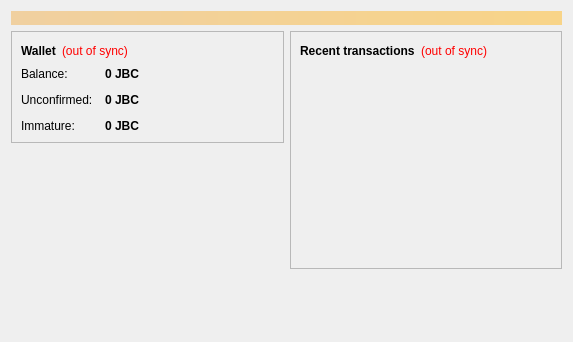
<?xml version="1.0" encoding="UTF-8"?>
<ui version="4.0">
 <class>OverviewPage</class>
 <widget class="QWidget" name="OverviewPage">
  <property name="geometry">
   <rect>
    <x>0</x>
    <y>0</y>
    <width>573</width>
    <height>342</height>
   </rect>
  </property>
  <property name="windowTitle">
   <string>Form</string>
  </property>
  <layout class="QVBoxLayout" name="topLayout">
   <item>
    <widget class="QLabel" name="labelAlerts">
     <property name="visible">
      <bool>false</bool>
     </property>
     <property name="styleSheet">
      <string notr="true">background-color: qlineargradient(x1: 0, y1: 0, x2: 1, y2: 0, stop:0 #F0D0A0, stop:1 #F8D488); color:#000000;</string>
     </property>
     <property name="wordWrap">
      <bool>true</bool>
     </property>
     <property name="margin">
      <number>3</number>
     </property>
    </widget>
   </item>
   <item>
    <layout class="QHBoxLayout" name="horizontalLayout" stretch="1,1">
     <item>
      <layout class="QVBoxLayout" name="verticalLayout_2">
       <item>
        <widget class="QFrame" name="frame">
         <property name="frameShape">
          <enum>QFrame::StyledPanel</enum>
         </property>
         <property name="frameShadow">
          <enum>QFrame::Raised</enum>
         </property>
         <layout class="QVBoxLayout" name="verticalLayout_4">
          <item>
           <layout class="QHBoxLayout" name="horizontalLayout_4">
            <item>
             <widget class="QLabel" name="label_5">
              <property name="font">
               <font>
                <weight>75</weight>
                <bold>true</bold>
               </font>
              </property>
              <property name="text">
               <string>Wallet</string>
              </property>
             </widget>
            </item>
            <item>
             <widget class="QLabel" name="labelWalletStatus">
              <property name="toolTip">
               <string>The displayed information may be out of date. Your wallet automatically synchronizes with the Jibcoin network after a connection is established, but this process has not completed yet.</string>
              </property>
              <property name="styleSheet">
               <string notr="true">QLabel { color: red; }</string>
              </property>
              <property name="text">
               <string notr="true">(out of sync)</string>
              </property>
              <property name="alignment">
               <set>Qt::AlignLeading|Qt::AlignLeft|Qt::AlignVCenter</set>
              </property>
             </widget>
            </item>
            <item>
             <spacer name="horizontalSpacer_2">
              <property name="orientation">
               <enum>Qt::Horizontal</enum>
              </property>
              <property name="sizeHint" stdset="0">
               <size>
                <width>40</width>
                <height>20</height>
               </size>
              </property>
             </spacer>
            </item>
           </layout>
          </item>
          <item>
           <layout class="QFormLayout" name="formLayout_2">
            <property name="fieldGrowthPolicy">
             <enum>QFormLayout::AllNonFixedFieldsGrow</enum>
            </property>
            <property name="horizontalSpacing">
             <number>12</number>
            </property>
            <property name="verticalSpacing">
             <number>12</number>
            </property>
            <item row="0" column="0">
             <widget class="QLabel" name="label">
              <property name="text">
               <string>Balance:</string>
              </property>
             </widget>
            </item>
            <item row="0" column="1">
             <widget class="QLabel" name="labelBalance">
              <property name="font">
               <font>
                <weight>75</weight>
                <bold>true</bold>
               </font>
              </property>
              <property name="cursor">
               <cursorShape>IBeamCursor</cursorShape>
              </property>
              <property name="toolTip">
               <string>Your current balance</string>
              </property>
              <property name="text">
               <string notr="true">0 JBC</string>
              </property>
              <property name="textInteractionFlags">
               <set>Qt::LinksAccessibleByMouse|Qt::TextSelectableByKeyboard|Qt::TextSelectableByMouse</set>
              </property>
             </widget>
            </item>
            <item row="1" column="0">
             <widget class="QLabel" name="label_3">
              <property name="text">
               <string>Unconfirmed:</string>
              </property>
             </widget>
            </item>
            <item row="1" column="1">
             <widget class="QLabel" name="labelUnconfirmed">
              <property name="font">
               <font>
                <weight>75</weight>
                <bold>true</bold>
               </font>
              </property>
              <property name="cursor">
               <cursorShape>IBeamCursor</cursorShape>
              </property>
              <property name="toolTip">
               <string>Total of transactions that have yet to be confirmed, and do not yet count toward the current balance</string>
              </property>
              <property name="text">
               <string notr="true">0 JBC</string>
              </property>
              <property name="textInteractionFlags">
               <set>Qt::LinksAccessibleByMouse|Qt::TextSelectableByKeyboard|Qt::TextSelectableByMouse</set>
              </property>
             </widget>
            </item>
            <item row="2" column="0">
             <widget class="QLabel" name="labelImmatureText">
              <property name="text">
               <string>Immature:</string>
              </property>
             </widget>
            </item>
            <item row="2" column="1">
             <widget class="QLabel" name="labelImmature">
              <property name="font">
               <font>
                <weight>75</weight>
                <bold>true</bold>
               </font>
              </property>
              <property name="toolTip">
               <string>Mined balance that has not yet matured</string>
              </property>
              <property name="text">
               <string notr="true">0 JBC</string>
              </property>
              <property name="textInteractionFlags">
               <set>Qt::LinksAccessibleByMouse|Qt::TextSelectableByKeyboard|Qt::TextSelectableByMouse</set>
              </property>
             </widget>
            </item>
           </layout>
          </item>
         </layout>
        </widget>
       </item>
       <item>
        <spacer name="verticalSpacer">
         <property name="orientation">
          <enum>Qt::Vertical</enum>
         </property>
         <property name="sizeHint" stdset="0">
          <size>
           <width>20</width>
           <height>40</height>
          </size>
         </property>
        </spacer>
       </item>
      </layout>
     </item>
     <item>
      <layout class="QVBoxLayout" name="verticalLayout_3">
       <item>
        <widget class="QFrame" name="frame_2">
         <property name="frameShape">
          <enum>QFrame::StyledPanel</enum>
         </property>
         <property name="frameShadow">
          <enum>QFrame::Raised</enum>
         </property>
         <layout class="QVBoxLayout" name="verticalLayout">
          <item>
           <layout class="QHBoxLayout" name="horizontalLayout_2">
            <item>
             <widget class="QLabel" name="label_4">
              <property name="text">
               <string>&lt;b&gt;Recent transactions&lt;/b&gt;</string>
              </property>
             </widget>
            </item>
            <item>
             <widget class="QLabel" name="labelTransactionsStatus">
              <property name="toolTip">
               <string>The displayed information may be out of date. Your wallet automatically synchronizes with the Jibcoin network after a connection is established, but this process has not completed yet.</string>
              </property>
              <property name="styleSheet">
               <string notr="true">QLabel { color: red; }</string>
              </property>
              <property name="text">
               <string notr="true">(out of sync)</string>
              </property>
              <property name="alignment">
               <set>Qt::AlignRight|Qt::AlignTrailing|Qt::AlignVCenter</set>
              </property>
             </widget>
            </item>
            <item>
             <spacer name="horizontalSpacer">
              <property name="orientation">
               <enum>Qt::Horizontal</enum>
              </property>
              <property name="sizeHint" stdset="0">
               <size>
                <width>40</width>
                <height>20</height>
               </size>
              </property>
             </spacer>
            </item>
           </layout>
          </item>
          <item>
           <widget class="QListView" name="listTransactions">
            <property name="styleSheet">
             <string notr="true">QListView { background: transparent; }</string>
            </property>
            <property name="frameShape">
             <enum>QFrame::NoFrame</enum>
            </property>
            <property name="verticalScrollBarPolicy">
             <enum>Qt::ScrollBarAlwaysOff</enum>
            </property>
            <property name="horizontalScrollBarPolicy">
             <enum>Qt::ScrollBarAlwaysOff</enum>
            </property>
            <property name="selectionMode">
             <enum>QAbstractItemView::NoSelection</enum>
            </property>
           </widget>
          </item>
         </layout>
        </widget>
       </item>
       <item>
        <spacer name="verticalSpacer_2">
         <property name="orientation">
          <enum>Qt::Vertical</enum>
         </property>
         <property name="sizeHint" stdset="0">
          <size>
           <width>20</width>
           <height>40</height>
          </size>
         </property>
        </spacer>
       </item>
      </layout>
     </item>
    </layout>
   </item>
  </layout>
 </widget>
 <resources/>
 <connections/>
</ui>
